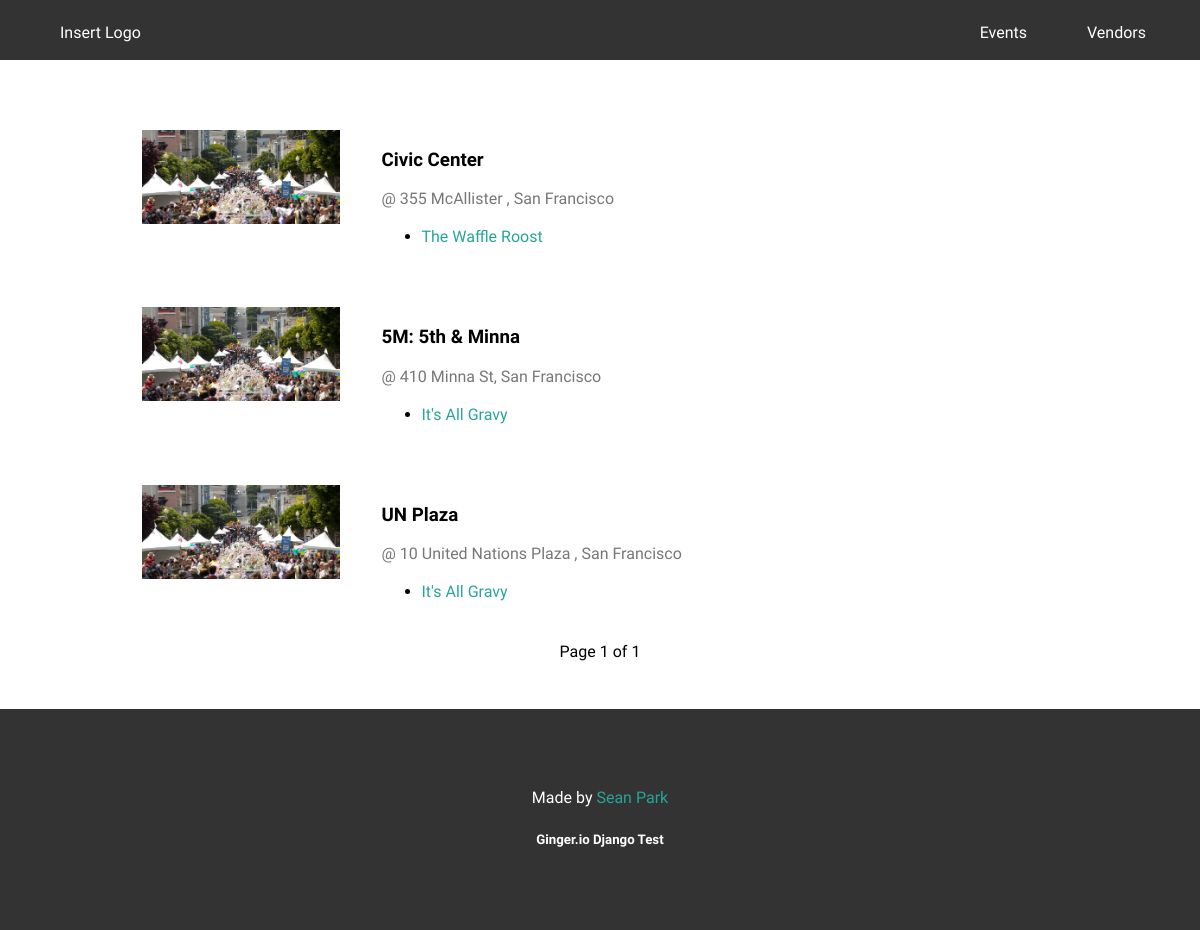
Screenshot of /events/ with the database file from the repository.
### events/models.py (models this page shows, shortened)
class Event(models.Model):
	name = models.CharField(max_length=50)
	description = models.CharField(max_length=200)
	start_time = models.DateTimeField()
	end_time = models.DateTimeField()
	location = models.CharField(max_length=200)

### vendors/models.py (models this page shows)
class Vendor(models.Model):
	name = models.CharField(max_length=50)
	events = models.ManyToManyField(Event)
	description = models.CharField(max_length=200)
	def __str__(self):
		return self.name

### events/views.py (the view)
def index(request):
	upcoming_events_list = Event.objects.all().order_by('-start_time')
	template = loader.get_template('events/index.html')
	paginator = Paginator(upcoming_events_list, 10) # Show 10 events per page
	page = request.GET.get('page')
	try:
		events = paginator.page(page)
	except PageNotAnInteger:
		events = paginator.page(1)
	except EmptyPage:
		events = paginator.page(paginator.num_pages)
	return render(request, 'events/index.html', {'events': events})

### events/templates/events/index.html (shortened to what this page needs)
{% extends "base.html" %}
{% load static %}
{% block content %}
	{% if events %}
		<table id="event-list">
	    {% for event in events %}
	    <tr>
	        <td>
	        	<a href="{% url 'events:detail' event.id %}">
	        		<img src="{% static 'event.png' %}">
	        	</a>
	        </td>
	        <td colspan="3">
	        	<a href="{% url 'events:detail' event.id %}">
	        		<h3>{{event.name}}</h3>
	        	</a>
	        	<p>@ {{event.location}}</p>
	        	<ul>
	        		{% for vendor in event.vendor_set.all|slice:"3" %}
		        		<li>
		        			<a href="{% url 'vendors:detail' vendor.id %}" class="link">{{vendor}}</a>
		        		</li>
	        		{% endfor %}
	        	</ul>
	        </td>
	    </tr>
	    {% endfor %}
	  </table>
	  <div class="pagination">
	    <span class="step-links">
	    	<span class="current">
            Page {{ events.number }} of {{ events.paginator.num_pages }}
        </span>
        <br/>
	    </span>
		</div>
	{% else %}
	    <p>No events are available.</p>
	{% endif %}
{% endblock %}

### templates/base.html (shortened to what this page needs)
<!DOCTYPE html>
<html>
<head>
	{% load static %}
	<link rel="stylesheet" type="text/css" href="{% static 'base-styles.css' %}">
</head>
<body>
	<header>
		<nav>
			<a href="#" class="logo link">Insert Logo</a>
			<a href="{% url 'vendors:index' %}" class="nav-link link">Vendors</a>
			<a href="{% url 'events:index' %}" class="nav-link link">Events</a>
		</nav>
	</header>
  <div id="buffer"></div>
  <main>
		{% block content %}
		{% endblock %}
	</main>
	<footer>
		<p>
			Made by <a href="http://seanpark.xyz" target="_blank" class="link">Sean Park</a>
		</p>
		<h5>Ginger.io Django Test</h5>
	</footer>
</body>
</html>

### static/base-styles.css (style rules this page uses)
html { font-family: 'Signika', sans-serif; }
* { max-width: 100%; }
body { margin: 0; }
a { text-decoration: none; color: inherit; }
.link { color: #27a599; text-decoration: none; transition: all .35s ease; line-height: 25px; padding-bottom: 2px; border-bottom: 2px solid transparent; }
table { table-layout: fixed; width: 100%; }
table td { padding: 10px; vertical-align: top; text-align: left; }
header { padding: 20px 2% 20px 5%; height: 20px; background-color: #333; position: fixed; z-index: 10; top: 0; left: 0; width: 93%; }
header a { line-height: 20px; color: white !important; }
.logo { float: left; }
.nav-link { float: right; margin: 0 30px; }
#buffer { height: 60px; }
main { padding: 4% 10%; text-align: center; }
#vendor-list td, #event-list td { padding: 20px; vertical-align: top; }
#vendor-list td img, #event-list td img { width: 100%; }
#vendor-list td p, #event-list td p { color: #777; }
footer { margin: 0; background: #333; color: white; padding: 5% 10%; text-align: center; }

### rows the page displays
Event: name "Civic Center", location "355 McAllister , San Francisco"
Vendor: name "The Waffle Roost"
Event: name "5M: 5th & Minna", location "410 Minna St, San Francisco"
Vendor: name "It's All Gravy"
Event: name "UN Plaza", location "10 United Nations Plaza , San Francisco"

### other values shown
{{ events.number }} "1"
{{ events.paginator.num_pages }} "1"
